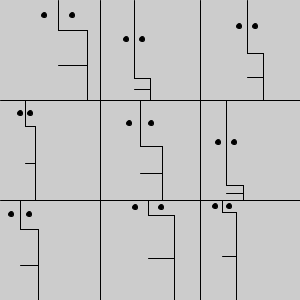
Frame 1 (no input)
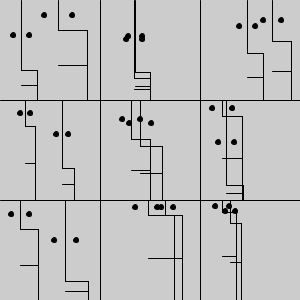
Frame 2 (the mouse pressed at the canvas centre, redrawn once)

The Processing sketch that drew these frames (run headless with seeded random() and noise(); the mouse was pressed at the canvas centre and the sketch redrawn once):

// Processing sketch: processing_92348
// ── processing_92348.pde

void setup() {  //setup function called initially, only once
  size(300, 300);
  background(204);
  smooth();
  fill(0);
  line(100,0,100,300);
  line(200,0,200,300);
  line(0,100,300,100);
  line(0,200,300,200);
  noLoop();
}

void draw() {
  for (int fVert=0; fVert<3; fVert++) {
      for (int fHorizont=0; fHorizont<3; fHorizont++) {
          int x=int(random(20,80))+fHorizont*100;
          int y=int(random(10,90))+fVert*100;
          int g=int(random(10,30));
          face(x,y,g,fVert,fHorizont);
          //println(" " + x + " " + y + " " + g + " fVert= " + fVert + " fHorizont= " + fHorizont);
      }
  }  
}

void face(int x, int y, int gap, int fv, int fh) {
line (x,fv*100,x,y);
line(x,y,x+gap,y);
line(x+gap,y,x+gap,(fv+1)*100);
int mouthY=(fv+1)*100-((fv+1)*100-y)/2;
line(x,mouthY,x+gap, mouthY);
//noStroke();
ellipse(x-gap/2,(y-fv*100)/2+fv*100,5,5);
ellipse(x+gap/2,(y-fv*100)/2+fv*100,5,5);
}
